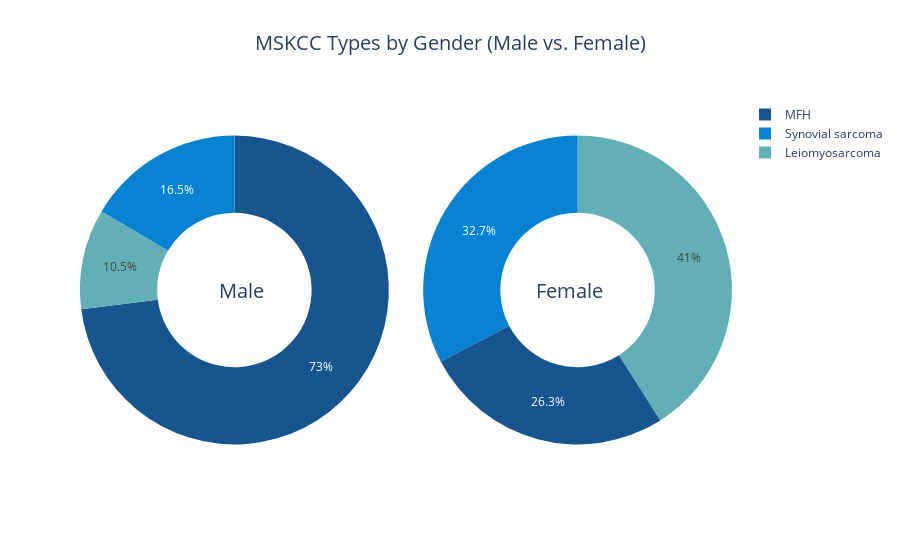

The notebook cell saved with this chart:
### Markdown cell above
#### MSKCC Types by Gender

### Code cell
male_data = df[df['Sex'] == 'Male']
female_data = df[df['Sex'] == 'Female']

male_mskcc_counts = male_data['MSKCC type'].value_counts()
female_mskcc_counts = female_data['MSKCC type'].value_counts()

categories = male_mskcc_counts.index

blue_palette = ['#16558F', '#0583D2', '#61B0B7']

data1 = {
    "values": male_mskcc_counts.loc[categories].values,
    "labels": categories,
    "domain": {"column": 0},
    "name": "Male MSKCC Type",
    "hoverinfo": "label+percent+name",
    "hole": 0.5,
    "type": "pie",
    "marker": {"colors": blue_palette}  
}

data2 = {
    "values": female_mskcc_counts.loc[categories].values,
    "labels": categories,
    "domain": {"column": 1},
    "name": "Female MSKCC Type",
    "hoverinfo": "label+percent+name",
    "hole": 0.5,
    "type": "pie",
    "marker": {"colors": blue_palette}  
}

data = [data1, data2]


layout = go.Layout(
    {
        "title": {
            "text": "MSKCC Types by Gender (Male vs. Female)",
            "font": {
                "size": 20
            },
            "x": 0.5  # Center the title
        },
        "grid": {"rows": 1, "columns": 2},
        "annotations": [
            {
                "font": {"size": 20},
                "showarrow": False,
                "text": "Male",
                "x": 0.21,
                "y": 0.5
            },
            {
                "font": {"size": 20},
                "showarrow": False,
                "text": "Female",
                "x": 0.805,
                "y": 0.5
            }
        ]
    }
)

fig = go.Figure(data=data, layout=layout)
fig.show()

### Figure 1 — Plotly figure (JSON) as saved in the notebook; plotly's stock layout.template omitted (floating-point values rounded to 4 significant figures)
{"data": [{"domain": {"column": 0}, "hole": 0.5, "hoverinfo": "label+percent+name", "labels": ["MFH", "Synovial sarcoma", "Leiomyosarcoma"], "marker": {"colors": ["#16558F", "#0583D2", "#61B0B7"]}, "name": "Male MSKCC Type", "type": "pie", "values": [146, 33, 21]}, {"domain": {"column": 1}, "hole": 0.5, "hoverinfo": "label+percent+name", "labels": ["MFH", "Synovial sarcoma", "Leiomyosarcoma"], "marker": {"colors": ["#16558F", "#0583D2", "#61B0B7"]}, "name": "Female MSKCC Type", "type": "pie", "values": [79, 98, 123]}], "layout": {"annotations": [{"font": {"size": 20}, "showarrow": false, "text": "Male", "x": 0.21, "y": 0.5}, {"font": {"size": 20}, "showarrow": false, "text": "Female", "x": 0.805, "y": 0.5}], "grid": {"columns": 2, "rows": 1}, "title": {"font": {"size": 20}, "text": "MSKCC Types by Gender (Male vs. Female)", "x": 0.5}}}
